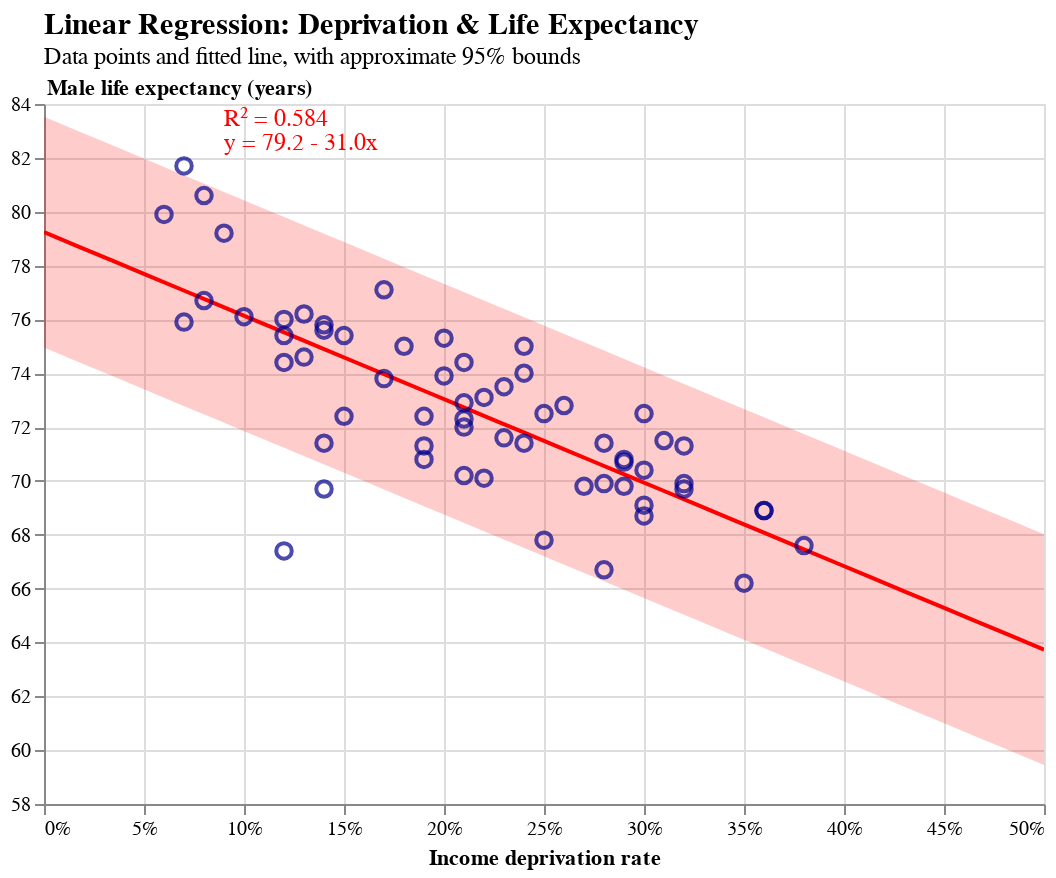

This figure's notebook cell:
### Code cell
# Define text layer with model statistics and custom x, y position.
text = alt.Chart(df_text).mark_text(
    align='left',
    baseline='top',
    lineBreak='|',
    lineHeight=12,
    dx=50,
    # dy=10,
    fontSize=12,
    color='red'
).encode(
    x=alt.value(40),    # We manually set the position of the text (i.e. pixel position, starting from top left corner)
    y=alt.value(2),
    text=alt.Text('text:N')
)

# Combine all layers
final_chart = (c2 + text).properties(
    width=500,
    height=350,
    title=alt.TitleParams(
        text="Linear Regression: Deprivation & Life Expectancy",
        subtitle="Data points and fitted line, with approximate 95% bounds",
        anchor='start',
        frame='group',
        fontSize=15,
        fontWeight='bold'
    )
).interactive()

final_chart.display()

### Figure 1 — Vega-Lite specification as saved in the notebook (floating-point values rounded to 4 significant figures)
{"config": {"view": {"continuousWidth": 300, "continuousHeight": 300}}, "layer": [{"data": {"name": "data-408c8eef8a021c4cd489fa3af607bbcf"}, "mark": {"type": "area", "color": "red", "opacity": 0.2}, "encoding": {"x": {"field": "incomeDeprevation", "type": "quantitative"}, "y": {"field": "lower", "type": "quantitative"}, "y2": {"field": "upper"}}, "name": "view_1"}, {"layer": [{"data": {"name": "data-408c8eef8a021c4cd489fa3af607bbcf"}, "mark": {"type": "line", "color": "red", "size": 2}, "encoding": {"x": {"field": "incomeDeprevation", "type": "quantitative"}, "y": {"field": "predicted_maleLE", "type": "quantitative"}}}, {"data": {"name": "data-31c68df2bf38ec3b0c03198038be9e37"}, "mark": {"type": "point", "color": "darkblue", "opacity": 0.7, "size": 60}, "encoding": {"tooltip": [{"field": "areaName", "type": "nominal"}, {"field": "incomeDeprevation", "format": ".1%", "type": "quantitative"}, {"field": "maleLE", "format": ".1f", "type": "quantitative"}, {"field": "predicted_maleLE", "format": ".1f", "title": "Predicted", "type": "quantitative"}, {"field": "residual", "format": ".2f", "type": "quantitative"}], "x": {"axis": {"format": "%"}, "field": "incomeDeprevation", "title": "Income deprivation rate", "type": "quantitative"}, "y": {"axis": {"titleAngle": 0, "titleAlign": "left", "titleX": 1, "titleY": -3}, "field": "maleLE", "scale": {"zero": false}, "title": "Male life expectancy (years)", "type": "quantitative"}}}]}, {"data": {"name": "data-469e8e99c5dfc115a483c76ed9979020"}, "mark": {"type": "text", "align": "left", "baseline": "top", "color": "red", "dx": 50, "fontSize": 12, "lineBreak": "|", "lineHeight": 12}, "encoding": {"text": {"field": "text", "type": "nominal"}, "x": {"value": 40}, "y": {"value": 2}}}], "height": 350, "params": [{"name": "param_1", "select": {"type": "interval", "encodings": ["x", "y"]}, "bind": "scales", "views": ["view_1"]}], "title": {"text": "Linear Regression: Deprivation & Life Expectancy", "anchor": "start", "fontSize": 15, "fontWeight": "bold", "frame": "group", "subtitle": "Data points and fitted line, with approximate 95% bounds"}, "width": 500, "$schema": "https://vega.github.io/schema/vega-lite/v5.20.1.json", "datasets": {"data-408c8eef8a021c4cd489fa3af607bbcf": [{"incomeDeprevation": 0.0, "predicted_maleLE": 79.24, "upper": 83.52, "lower": 74.95}, {"incomeDeprevation": 0.01724, "predicted_maleLE": 78.7, "upper": 82.99, "lower": 74.42}, {"incomeDeprevation": 0.03448, "predicted_maleLE": 78.17, "upper": 82.46, "lower": 73.88}, {"incomeDeprevation": 0.05172, "predicted_maleLE": 77.64, "upper": 81.92, "lower": 73.35}, {"incomeDeprevation": 0.06897, "predicted_maleLE": 77.1, "upper": 81.39, "lower": 72.82}, {"incomeDeprevation": 0.08621, "predicted_maleLE": 76.57, "upper": 80.85, "lower": 72.28}, {"incomeDeprevation": 0.1034, "predicted_maleLE": 76.03, "upper": 80.32, "lower": 71.75}, {"incomeDeprevation": 0.1207, "predicted_maleLE": 75.5, "upper": 79.78, "lower": 71.21}, {"incomeDeprevation": 0.1379, "predicted_maleLE": 74.96, "upper": 79.25, "lower": 70.68}, {"incomeDeprevation": 0.1552, "predicted_maleLE": 74.43, "upper": 78.71, "lower": 70.14}, {"incomeDeprevation": 0.1724, "predicted_maleLE": 73.89, "upper": 78.18, "lower": 69.61}, {"incomeDeprevation": 0.1897, "predicted_maleLE": 73.36, "upper": 77.64, "lower": 69.07}, {"incomeDeprevation": 0.2069, "predicted_maleLE": 72.82, "upper": 77.11, "lower": 68.54}, {"incomeDeprevation": 0.2241, "predicted_maleLE": 72.29, "upper": 76.57, "lower": 68.0}, {"incomeDeprevation": 0.2414, "predicted_maleLE": 71.75, "upper": 76.04, "lower": 67.47}, {"incomeDeprevation": 0.2586, "predicted_maleLE": 71.22, "upper": 75.5, "lower": 66.93}, {"incomeDeprevation": 0.2759, "predicted_maleLE": 70.68, "upper": 74.97, "lower": 66.4}, {"incomeDeprevation": 0.2931, "predicted_maleLE": 70.15, "upper": 74.44, "lower": 65.87}, {"incomeDeprevation": 0.3103, "predicted_maleLE": 69.62, "upper": 73.9, "lower": 65.33}, {"incomeDeprevation": 0.3276, "predicted_maleLE": 69.08, "upper": 73.37, "lower": 64.8}, {"incomeDeprevation": 0.3448, "predicted_maleLE": 68.55, "upper": 72.83, "lower": 64.26}, {"incomeDeprevation": 0.3621, "predicted_maleLE": 68.01, "upper": 72.3, "lower": 63.73}, {"incomeDeprevation": 0.3793, "predicted_maleLE": 67.48, "upper": 71.76, "lower": 63.19}, {"incomeDeprevation": 0.3966, "predicted_maleLE": 66.94, "upper": 71.23, "lower": 62.66}, {"incomeDeprevation": 0.4138, "predicted_maleLE": 66.41, "upper": 70.69, "lower": 62.12}, {"incomeDeprevation": 0.431, "predicted_maleLE": 65.87, "upper": 70.16, "lower": 61.59}, {"incomeDeprevation": 0.4483, "predicted_maleLE": 65.34, "upper": 69.62, "lower": 61.05}, {"incomeDeprevation": 0.4655, "predicted_maleLE": 64.8, "upper": 69.09, "lower": 60.52}, {"incomeDeprevation": 0.4828, "predicted_maleLE": 64.27, "upper": 68.55, "lower": 59.98}, {"incomeDeprevation": 0.5, "predicted_maleLE": 63.73, "upper": 68.02, "lower": 59.45}], "data-31c68df2bf38ec3b0c03198038be9e37": [{"areaName": "Anniesland, Jordanhill and Whiteinch", "incomeDeprevation": 0.14, "employmentDeprivation": 0.15, "childPoverty": 0.14, "femaleLE": 80.8, "maleLE": 75.8, "disabilityRate": 0.19, "predicted_maleLE": 74.9, "residual": 0.9021}, {"areaName": "Arden and Carnwadric", "incomeDeprevation": 0.26, "employmentDeprivation": 0.25, "childPoverty": 0.34, "femaleLE": 76.0, "maleLE": 72.8, "disabilityRate": 0.22, "predicted_maleLE": 71.18, "residual": 1.623}, {"areaName": "Baillieston and Garrowhill", "incomeDeprevation": 0.12, "employmentDeprivation": 0.12, "childPoverty": 0.14, "femaleLE": 81.6, "maleLE": 76.0, "disabilityRate": 0.21, "predicted_maleLE": 75.52, "residual": 0.482}, {"areaName": "Balornock and Barmulloch", "incomeDeprevation": 0.29, "employmentDeprivation": 0.27, "childPoverty": 0.38, "femaleLE": 78.2, "maleLE": 70.8, "disabilityRate": 0.3, "predicted_maleLE": 70.25, "residual": 0.5535}, {"areaName": "Bellahouston, Craigton and Mosspark", "incomeDeprevation": 0.2, "employmentDeprivation": 0.18, "childPoverty": 0.22, "femaleLE": 80.5, "maleLE": 73.9, "disabilityRate": 0.29, "predicted_maleLE": 73.04, "residual": 0.8627}, {"areaName": "Blackhill and Hogganfield", "incomeDeprevation": 0.24, "employmentDeprivation": 0.23, "childPoverty": 0.33, "femaleLE": 77.5, "maleLE": 75.0, "disabilityRate": 0.25, "predicted_maleLE": 71.8, "residual": 3.203}, {"areaName": "Blairdardie", "incomeDeprevation": 0.18, "employmentDeprivation": 0.16, "childPoverty": 0.2, "femaleLE": 79.4, "maleLE": 75.0, "disabilityRate": 0.25, "predicted_maleLE": 73.66, "residual": 1.342}, {"areaName": "Broomhill and Partick West", "incomeDeprevation": 0.12, "employmentDeprivation": 0.11, "childPoverty": 0.19, "femaleLE": 79.7, "maleLE": 75.4, "disabilityRate": 0.17, "predicted_maleLE": 75.52, "residual": -0.118}, {"areaName": "Calton and Bridgeton", "incomeDeprevation": 0.25, "employmentDeprivation": 0.21, "childPoverty": 0.47, "femaleLE": 76.6, "maleLE": 67.8, "disabilityRate": 0.24, "predicted_maleLE": 71.49, "residual": -3.687}, {"areaName": "Carmunnock", "incomeDeprevation": 0.15, "employmentDeprivation": 0.1, "childPoverty": 0.18, "femaleLE": 81.2, "maleLE": 75.4, "disabilityRate": 0.21, "predicted_maleLE": 74.59, "residual": 0.8122}, {"areaName": "Castlemilk", "incomeDeprevation": 0.36, "employmentDeprivation": 0.33, "childPoverty": 0.44, "femaleLE": 76.8, "maleLE": 68.9, "disabilityRate": 0.31, "predicted_maleLE": 68.08, "residual": 0.8241}, {"areaName": "Cathcart and Simshill", "incomeDeprevation": 0.07, "employmentDeprivation": 0.08, "childPoverty": 0.07, "femaleLE": 84.3, "maleLE": 81.7, "disabilityRate": 0.17, "predicted_maleLE": 77.07, "residual": 4.632}, {"areaName": "City Centre and Merchant City", "incomeDeprevation": 0.14, "employmentDeprivation": 0.12, "childPoverty": 0.37, "femaleLE": 76.4, "maleLE": 69.7, "disabilityRate": 0.15, "predicted_maleLE": 74.9, "residual": -5.198}, {"areaName": "Corkerhill and North Pollok", "incomeDeprevation": 0.29, "employmentDeprivation": 0.26, "childPoverty": 0.37, "femaleLE": 76.7, "maleLE": 70.7, "disabilityRate": 0.24, "predicted_maleLE": 70.25, "residual": 0.4535}, {"areaName": "Croftfoot", "incomeDeprevation": 0.14, "employmentDeprivation": 0.12, "childPoverty": 0.25, "femaleLE": 79.4, "maleLE": 75.6, "disabilityRate": 0.16, "predicted_maleLE": 74.9, "residual": 0.7021}, {"areaName": "Crookston and South Cardonald", "incomeDeprevation": 0.2, "employmentDeprivation": 0.17, "childPoverty": 0.27, "femaleLE": 79.8, "maleLE": 75.3, "disabilityRate": 0.24, "predicted_maleLE": 73.04, "residual": 2.263}, {"areaName": "Dennistoun", "incomeDeprevation": 0.19, "employmentDeprivation": 0.15, "childPoverty": 0.41, "femaleLE": 76.7, "maleLE": 70.8, "disabilityRate": 0.19, "predicted_maleLE": 73.35, "residual": -2.547}, {"areaName": "Drumchapel", "incomeDeprevation": 0.36, "employmentDeprivation": 0.31, "childPoverty": 0.48, "femaleLE": 73.9, "maleLE": 68.9, "disabilityRate": 0.27, "predicted_maleLE": 68.08, "residual": 0.8241}, {"areaName": "Easterhouse", "incomeDeprevation": 0.32, "employmentDeprivation": 0.29, "childPoverty": 0.42, "femaleLE": 77.5, "maleLE": 69.7, "disabilityRate": 0.27, "predicted_maleLE": 69.32, "residual": 0.3838}, {"areaName": "Glasgow", "incomeDeprevation": 0.21, "employmentDeprivation": 0.19, "childPoverty": 0.32, "femaleLE": 78.2, "maleLE": 72.3, "disabilityRate": 0.23, "predicted_maleLE": 72.73, "residual": -0.4272}, {"areaName": "Glasgow North East", "incomeDeprevation": 0.25, "employmentDeprivation": 0.22, "childPoverty": 0.37, "femaleLE": 78.0, "maleLE": 72.5, "disabilityRate": 0.25, "predicted_maleLE": 71.49, "residual": 1.013}, {"areaName": "Glasgow North West", "incomeDeprevation": 0.19, "employmentDeprivation": 0.17, "childPoverty": 0.32, "femaleLE": 77.6, "maleLE": 71.3, "disabilityRate": 0.21, "predicted_maleLE": 73.35, "residual": -2.047}, {"areaName": "Glasgow South", "incomeDeprevation": 0.21, "employmentDeprivation": 0.19, "childPoverty": 0.29, "femaleLE": 78.8, "maleLE": 72.9, "disabilityRate": 0.22, "predicted_maleLE": 72.73, "residual": 0.1728}, {"areaName": "Govanhill", "incomeDeprevation": 0.24, "employmentDeprivation": 0.22, "childPoverty": 0.33, "femaleLE": 78.1, "maleLE": 71.4, "disabilityRate": 0.23, "predicted_maleLE": 71.8, "residual": -0.397}, {"areaName": "Greater Gorbals", "incomeDeprevation": 0.3, "employmentDeprivation": 0.27, "childPoverty": 0.45, "femaleLE": 77.9, "maleLE": 68.7, "disabilityRate": 0.29, "predicted_maleLE": 69.94, "residual": -1.236}, {"areaName": "Greater Govan", "incomeDeprevation": 0.28, "employmentDeprivation": 0.27, "childPoverty": 0.36, "femaleLE": 74.6, "maleLE": 66.7, "disabilityRate": 0.27, "predicted_maleLE": 70.56, "residual": -3.857}, {"areaName": "Haghill and Carntyne", "incomeDeprevation": 0.28, "employmentDeprivation": 0.26, "childPoverty": 0.43, "femaleLE": 75.4, "maleLE": 69.9, "disabilityRate": 0.31, "predicted_maleLE": 70.56, "residual": -0.6566}, {"areaName": "Hillhead and Woodlands", "incomeDeprevation": 0.15, "employmentDeprivation": 0.12, "childPoverty": 0.31, "femaleLE": 79.3, "maleLE": 72.4, "disabilityRate": 0.15, "predicted_maleLE": 74.59, "residual": -2.188}, {"areaName": "Hyndland, Dowanhill and Partick East", "incomeDeprevation": 0.08, "employmentDeprivation": 0.08, "childPoverty": 0.11, "femaleLE": 80.9, "maleLE": 76.7, "disabilityRate": 0.14, "predicted_maleLE": 76.76, "residual": -0.0584}, {"areaName": "Ibrox and Kingston", "incomeDeprevation": 0.21, "employmentDeprivation": 0.19, "childPoverty": 0.38, "femaleLE": 74.0, "maleLE": 70.2, "disabilityRate": 0.2, "predicted_maleLE": 72.73, "residual": -2.527}, {"areaName": "Kelvindale and Kelvinside", "incomeDeprevation": 0.06, "employmentDeprivation": 0.05, "childPoverty": 0.11, "femaleLE": 84.3, "maleLE": 79.9, "disabilityRate": 0.14, "predicted_maleLE": 77.38, "residual": 2.521}, {"areaName": "Kingspark and Mount Florida", "incomeDeprevation": 0.12, "employmentDeprivation": 0.11, "childPoverty": 0.16, "femaleLE": 82.8, "maleLE": 74.4, "disabilityRate": 0.17, "predicted_maleLE": 75.52, "residual": -1.118}, {"areaName": "Knightswood", "incomeDeprevation": 0.23, "employmentDeprivation": 0.23, "childPoverty": 0.3, "femaleLE": 77.6, "maleLE": 71.6, "disabilityRate": 0.29, "predicted_maleLE": 72.11, "residual": -0.5071}, {"areaName": "Lambhill and Milton", "incomeDeprevation": 0.29, "employmentDeprivation": 0.28, "childPoverty": 0.39, "femaleLE": 77.0, "maleLE": 69.8, "disabilityRate": 0.3, "predicted_maleLE": 70.25, "residual": -0.4465}, {"areaName": "Langside and Battlefield", "incomeDeprevation": 0.13, "employmentDeprivation": 0.11, "childPoverty": 0.24, "femaleLE": 81.4, "maleLE": 74.6, "disabilityRate": 0.16, "predicted_maleLE": 75.21, "residual": -0.608}, {"areaName": "Maryhill Road Corridor", "incomeDeprevation": 0.22, "employmentDeprivation": 0.19, "childPoverty": 0.39, "femaleLE": 76.1, "maleLE": 70.1, "disabilityRate": 0.22, "predicted_maleLE": 72.42, "residual": -2.317}, {"areaName": "Mount Vernon and East Shettleston", "incomeDeprevation": 0.17, "employmentDeprivation": 0.19, "childPoverty": 0.17, "femaleLE": 79.7, "maleLE": 77.1, "disabilityRate": 0.29, "predicted_maleLE": 73.97, "residual": 3.132}, {"areaName": "Newlands and Cathcart", "incomeDeprevation": 0.09, "employmentDeprivation": 0.08, "childPoverty": 0.11, "femaleLE": 81.8, "maleLE": 79.2, "disabilityRate": 0.17, "predicted_maleLE": 76.45, "residual": 2.752}, {"areaName": "North Cardonald and Penilee", "incomeDeprevation": 0.23, "employmentDeprivation": 0.19, "childPoverty": 0.33, "femaleLE": 78.5, "maleLE": 73.5, "disabilityRate": 0.25, "predicted_maleLE": 72.11, "residual": 1.393}, {"areaName": "North Maryhill and Summerston", "incomeDeprevation": 0.21, "employmentDeprivation": 0.19, "childPoverty": 0.31, "femaleLE": 79.5, "maleLE": 72.0, "disabilityRate": 0.23, "predicted_maleLE": 72.73, "residual": -0.7272}, {"areaName": "Parkhead and Dalmarnock", "incomeDeprevation": 0.38, "employmentDeprivation": 0.36, "childPoverty": 0.52, "femaleLE": 75.8, "maleLE": 67.6, "disabilityRate": 0.32, "predicted_maleLE": 67.46, "residual": 0.1443}, {"areaName": "Pollok", "incomeDeprevation": 0.17, "employmentDeprivation": 0.16, "childPoverty": 0.25, "femaleLE": 80.6, "maleLE": 73.8, "disabilityRate": 0.21, "predicted_maleLE": 73.97, "residual": -0.1676}, {"areaName": "Pollokshaws and Mansewood", "incomeDeprevation": 0.22, "employmentDeprivation": 0.2, "childPoverty": 0.29, "femaleLE": 80.0, "maleLE": 73.1, "disabilityRate": 0.24, "predicted_maleLE": 72.42, "residual": 0.6829}, {"areaName": "Pollokshields East", "incomeDeprevation": 0.21, "employmentDeprivation": 0.16, "childPoverty": 0.34, "femaleLE": 80.9, "maleLE": 74.4, "disabilityRate": 0.18, "predicted_maleLE": 72.73, "residual": 1.673}, {"areaName": "Pollokshields West", "incomeDeprevation": 0.08, "employmentDeprivation": 0.06, "childPoverty": 0.1, "femaleLE": 82.3, "maleLE": 80.6, "disabilityRate": 0.16, "predicted_maleLE": 76.76, "residual": 3.842}, {"areaName": "Priesthill and Househillwood", "incomeDeprevation": 0.32, "employmentDeprivation": 0.29, "childPoverty": 0.43, "femaleLE": 79.4, "maleLE": 71.3, "disabilityRate": 0.29, "predicted_maleLE": 69.32, "residual": 1.984}, {"areaName": "Riddrie and Cranhill", "incomeDeprevation": 0.28, "employmentDeprivation": 0.27, "childPoverty": 0.4, "femaleLE": 78.8, "maleLE": 71.4, "disabilityRate": 0.32, "predicted_maleLE": 70.56, "residual": 0.8434}, {"areaName": "Robroyston and Millerston", "incomeDeprevation": 0.07, "employmentDeprivation": 0.07, "childPoverty": 0.09, "femaleLE": 80.0, "maleLE": 75.9, "disabilityRate": 0.13, "predicted_maleLE": 77.07, "residual": -1.168}, {"areaName": "Ruchazie and Garthamlock", "incomeDeprevation": 0.3, "employmentDeprivation": 0.27, "childPoverty": 0.41, "femaleLE": 78.6, "maleLE": 70.4, "disabilityRate": 0.25, "predicted_maleLE": 69.94, "residual": 0.4636}, {"areaName": "Ruchill and Possilpark", "incomeDeprevation": 0.35, "employmentDeprivation": 0.33, "childPoverty": 0.47, "femaleLE": 73.1, "maleLE": 66.2, "disabilityRate": 0.3, "predicted_maleLE": 68.39, "residual": -2.186}, {"areaName": "Scotland", "incomeDeprevation": 0.13, "employmentDeprivation": 0.13, "childPoverty": 0.18, "femaleLE": 80.6, "maleLE": 76.2, "disabilityRate": 0.2, "predicted_maleLE": 75.21, "residual": 0.992}, {"areaName": "Shawlands and Strathbungo", "incomeDeprevation": 0.1, "employmentDeprivation": 0.09, "childPoverty": 0.16, "femaleLE": 80.3, "maleLE": 76.1, "disabilityRate": 0.14, "predicted_maleLE": 76.14, "residual": -0.03822}, {"areaName": "Sighthill, Roystonhill and Germiston", "incomeDeprevation": 0.32, "employmentDeprivation": 0.29, "childPoverty": 0.49, "femaleLE": 74.2, "maleLE": 69.9, "disabilityRate": 0.24, "predicted_maleLE": 69.32, "residual": 0.5838}, {"areaName": "South Nitshill and Darnley", "incomeDeprevation": 0.14, "employmentDeprivation": 0.12, "childPoverty": 0.17, "femaleLE": 76.3, "maleLE": 71.4, "disabilityRate": 0.17, "predicted_maleLE": 74.9, "residual": -3.498}, {"areaName": "Springboig and Barlanark", "incomeDeprevation": 0.31, "employmentDeprivation": 0.29, "childPoverty": 0.43, "femaleLE": 78.3, "maleLE": 71.5, "disabilityRate": 0.3, "predicted_maleLE": 69.63, "residual": 1.874}, {"areaName": "Springburn", "incomeDeprevation": 0.3, "employmentDeprivation": 0.28, "childPoverty": 0.46, "femaleLE": 76.4, "maleLE": 69.1, "disabilityRate": 0.28, "predicted_maleLE": 69.94, "residual": -0.8364}, {"areaName": "Temple and Anniesland", "incomeDeprevation": 0.19, "employmentDeprivation": 0.17, "childPoverty": 0.31, "femaleLE": 78.8, "maleLE": 72.4, "disabilityRate": 0.24, "predicted_maleLE": 73.35, "residual": -0.9474}, {"areaName": "Tollcross and West Shettleston", "incomeDeprevation": 0.27, "employmentDeprivation": 0.26, "childPoverty": 0.37, "femaleLE": 76.2, "maleLE": 69.8, "disabilityRate": 0.27, "predicted_maleLE": 70.87, "residual": -1.067}, {"areaName": "Toryglen", "incomeDeprevation": 0.3, "employmentDeprivation": 0.28, "childPoverty": 0.38, "femaleLE": 77.9, "maleLE": 72.5, "disabilityRate": 0.29, "predicted_maleLE": 69.94, "residual": 2.564}, {"areaName": "Yoker and Scotstoun", "incomeDeprevation": 0.24, "employmentDeprivation": 0.21, "childPoverty": 0.35, "femaleLE": 80.2, "maleLE": 74.0, "disabilityRate": 0.21, "predicted_maleLE": 71.8, "residual": 2.203}, {"areaName": "Yorkhill and Anderston", "incomeDeprevation": 0.12, "employmentDeprivation": 0.1, "childPoverty": 0.34, "femaleLE": 75.9, "maleLE": 67.4, "disabilityRate": 0.12, "predicted_maleLE": 75.52, "residual": -8.118}], "data-469e8e99c5dfc115a483c76ed9979020": [{"text": "R² = 0.584 | y = 79.2 - 31.0x"}]}}
